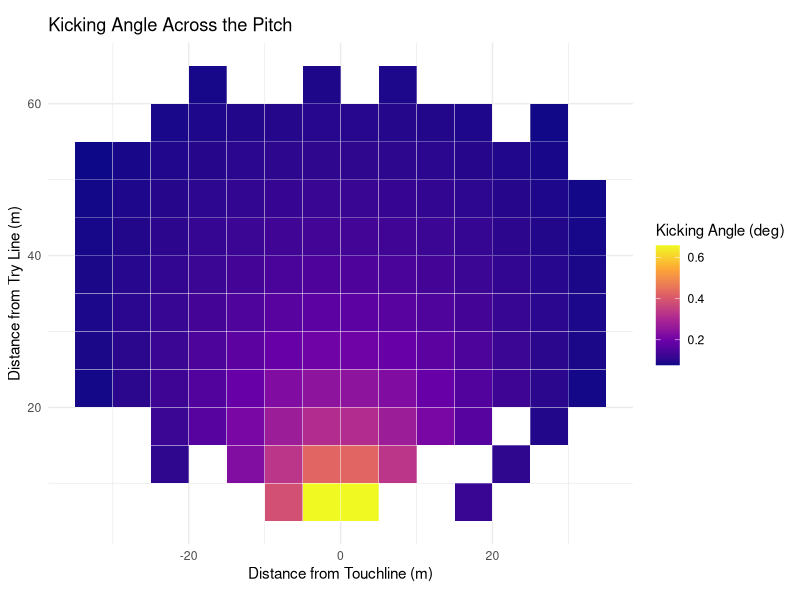
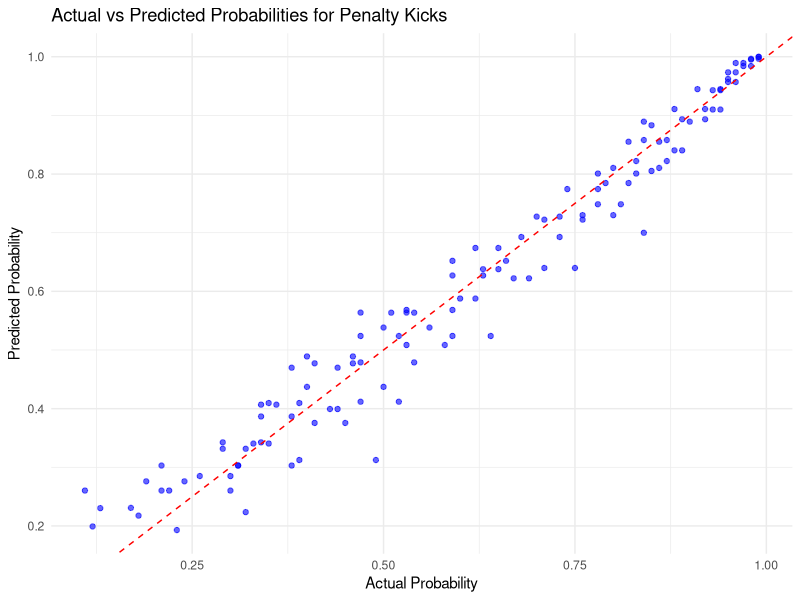
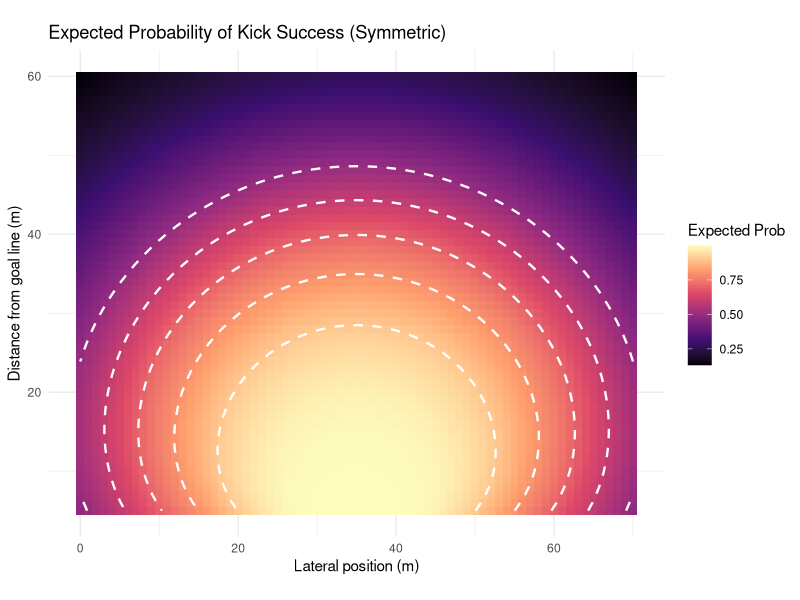
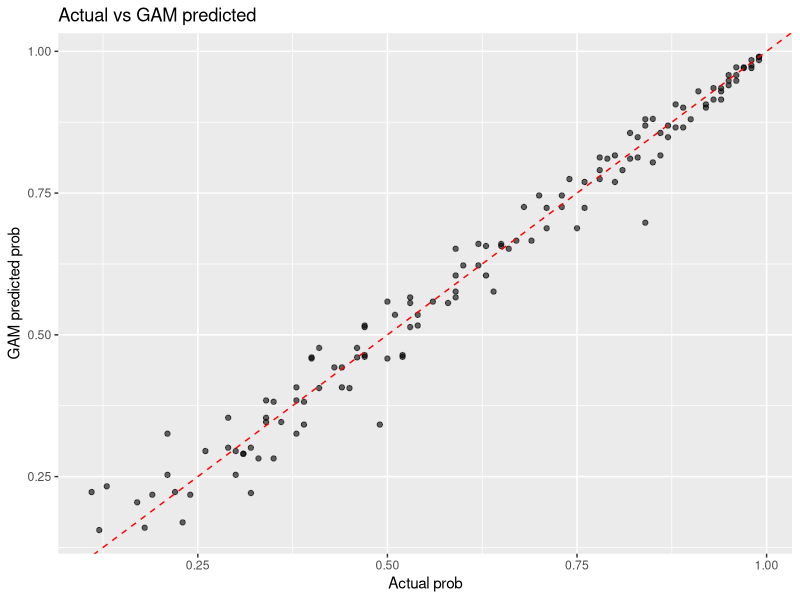
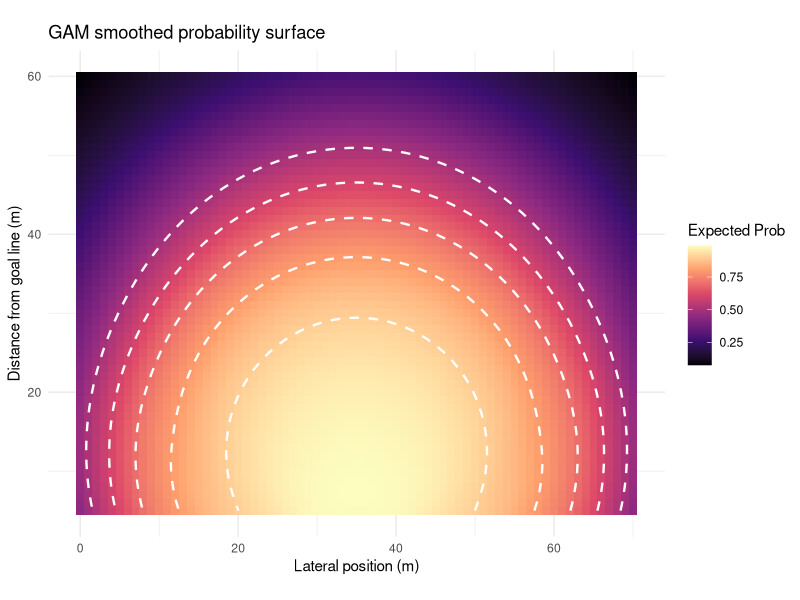

These charts were generated, in order, by the following R code:
library(tidyverse)
library(dplyr)
library(ggplot2)
library(viridis)


penalty_data = read_csv("data/Modeled_Penalty_Percentage_Data.csv")

head(penalty_data)

# Convert row/column labels to numeric midpoints
row_labels <- penalty_data$`Distance from Try line`
y_k <- sapply(strsplit(row_labels, "-"), function(x) mean(as.numeric(x)))
col_labels <- names(penalty_data)[-1]
x_k <- sapply(strsplit(col_labels, "-"), function(x) mean(as.numeric(x)))

compute_kicking_angle <- function(x, y, post_half_width = 2.81) {
  left_post_x  <- -post_half_width
  right_post_x <-  post_half_width
  
  # angle from kicker to each post
  angle_left  <- atan2(left_post_x - x, y)
  angle_right <- atan2(right_post_x - x, y)
  
  # angular width of target
  angle_width <- angle_right - angle_left
  angle_width
}

penalty_long <- penalty_data %>%
  mutate(y = y_k) %>%
  pivot_longer(cols = -c(`Distance from Try line`, y),
               names_to = "x_label", values_to = "predicted_prob") %>%
  mutate(
    x_centered = sapply(strsplit(x_label, "-"), function(z) mean(as.numeric(z))) - 35,
    kicking_angle = compute_kicking_angle(x_centered, y),
    distance_to_center = sqrt(x_centered^2 + y^2)  # add distance to middle of posts
  ) %>%
  select(x = x_centered, y, distance_to_center, kicking_angle, predicted_prob) %>%
  drop_na(predicted_prob)

head(penalty_long)

ggplot(penalty_long, aes(x = x, y = y, fill = kicking_angle)) +
  geom_tile(color = "white") +           # each cell as a tile
  scale_fill_viridis_c(option = "plasma") +  # nice color scale
  coord_fixed(ratio = 1) +               # square grid
  labs(
    x = "Distance from Touchline (m)",
    y = "Distance from Try Line (m)",
    fill = "Kicking Angle (deg)",
    title = "Kicking Angle Across the Pitch"
  ) +
  theme_minimal()

penalty_long <- penalty_long %>%
  mutate(pred_prob_frac = predicted_prob / 100)

logit_model <- glm(pred_prob_frac ~ kicking_angle + distance_to_center,
                   data = penalty_long,
                   family = binomial(link = "logit"))

summary(logit_model)

penalty_long <- penalty_long %>%
  mutate(predicted_prob_fit = predict(logit_model, type = "response"))

ggplot(penalty_long, aes(x = pred_prob_frac, y = predicted_prob_fit)) +
  geom_point(color = "blue", alpha = 0.6) +
  geom_abline(slope = 1, intercept = 0, color = "red", linetype = "dashed") +
  labs(
    x = "Actual Probability",
    y = "Predicted Probability",
    title = "Actual vs Predicted Probabilities for Penalty Kicks"
  ) +
  theme_minimal()


pitch_width <- 70     # meters (touchline to touchline)
y_min <- 5           # minimum distance from try line
y_max <- 60          # maximum distance from try line
x_seq <- seq(0, pitch_width, by = 1)      # 1 m increments across width
y_seq <- seq(y_min, y_max, by = 1)        # 1 m increments from try line


grid <- expand.grid(x = x_seq, y = y_seq) %>%
  mutate(
    x_centered = x - 35,
    distance_to_center = sqrt(x_centered^2 + y^2),
    kicking_angle = compute_kicking_angle(x_centered, y)
  ) %>%
  # now that variables exist, predict
  mutate(prob = predict(logit_model, newdata = ., type = "response"))


thresholds <- c(0.5, 0.6, 0.7, 0.8, 0.9)

ggplot(grid, aes(x = x, y = y, fill = prob)) +
  geom_tile() +
  geom_contour(aes(z = prob),
               breaks = thresholds,
               color = "white",
               linewidth = 0.8,
               linetype = "dashed") +
  scale_fill_viridis_c(option = "magma", name = "Expected Prob") +
  coord_fixed() +
  labs(
    title = "Expected Probability of Kick Success (Symmetric)",
    x = "Lateral position (m)",
    y = "Distance from goal line (m)"
  ) +
  theme_minimal()


### Smoothing Function

library(mgcv)

gam_model <- gam(pred_prob_frac ~ te(kicking_angle, distance_to_center),
                 data = penalty_long,
                 family = quasibinomial(link = "logit"),
                 method = "REML")

summary(gam_model)

penalty_long <- penalty_long %>% mutate(predicted_gam = predict(gam_model, type = "response"))

ggplot(penalty_long, aes(x = pred_prob_frac, y = predicted_gam)) +
  geom_point(alpha = 0.6) +
  geom_abline(slope = 1, intercept = 0, linetype = "dashed", color = "red") +
  labs(x = "Actual prob", y = "GAM predicted prob", title = "Actual vs GAM predicted")

# Predict on grid (use same grid you created)
grid <- grid %>%
  mutate(prob_gam = predict(gam_model, newdata = ., type = "response"))

thresholds <- c(0.5, 0.6, 0.7, 0.8, 0.9)
ggplot(grid, aes(x = x, y = y, fill = prob_gam)) +
  geom_tile() +
  geom_contour(aes(z = prob_gam), breaks = thresholds, color = "white", linewidth = 0.8, linetype = "dashed") +
  scale_fill_viridis_c(option = "magma", name = "Expected Prob") +
  coord_fixed() + theme_minimal() +
  labs(title = "GAM smoothed probability surface", x = "Lateral position (m)", y = "Distance from goal line (m)")

saved_gam <- "gam_model.rds"
saveRDS(gam_model, saved_gam)

